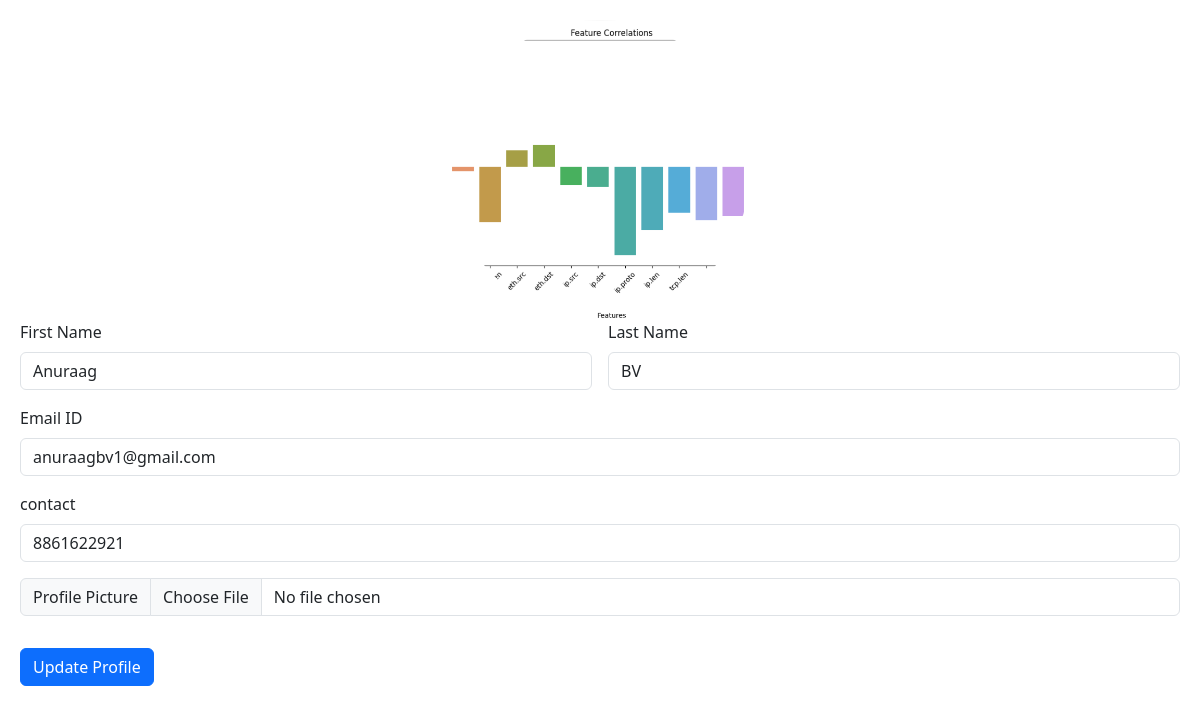
Page /organiser_main/1/profile/ on the committed database.
### User/models.py (models this page shows, shortened)
class Organiser(models.Model):
    first_name = models.CharField(max_length=100)
    last_name = models.CharField(max_length=100)
    email_id = models.EmailField(unique=True)
    password = models.CharField(max_length=100)
    contact = models.IntegerField(validators=[MaxValueValidator(9999999999)],default=0)
    profile_picture = models.ImageField(upload_to='profile_pictures_organiser/', null=True, blank=True)
    date_of_join = models.DateField(auto_now_add=True)

### Organiser_Main/views.py (the view, shortened to what this page needs)
# urls.py: path('organiser_main/<int:organizer>/profile/', organiser_profile, name='organiser_profile'),
def organiser_profile(request, organizer):
    organizer = Organiser.objects.get(id=organizer)
    return render(request, 'org_profile.html', {'organizer': organizer})

### Organiser_Main/templates/org_profile.html (shortened to what this page needs)
<!DOCTYPE html>
<html lang="en">
<head>
    <link href="https://cdn.jsdelivr.net/npm/bootstrap@5.3.0/dist/css/bootstrap.min.css" rel="stylesheet">
</head>
<body>
    <div id="profile">
    <div id="profile-img">
        <img src="{{ organizer.profile_picture.url }}">
    </div>
    <form class="row g-3" action="/organiser_main/{{ organizer.id }}/profile/" method="POST" enctype="multipart/form-data">
        <div class="col-md-6">
          <label for="first_name" class="form-label">First Name</label>
          <input type="text" class="form-control" id="first_name" name="first_name" value="{{ organizer.first_name }}">
        </div>
        <div class="col-md-6">
          <label for="last_name" class="form-label">Last Name</label>
          <input type="text" class="form-control" id="last_name" name="last_name" value="{{ organizer.last_name }}">
        </div>
        <div class="col-12">
          <label for="email" class="form-label">Email ID</label>
          <input type="email" class="form-control" id="email" name="email" value="{{ organizer.email_id }}">
        </div>
        <div class="col-12">
          <label for="contact" class="form-label">contact</label>
          <input type="number" class="form-control" id="contact" name="contact" value="{{ organizer.contact }}">
        </div>
        <div class="input-group mb-3">
            <label class="input-group-text" for="profile_pic">Profile Picture</label>
            <input type="file" class="form-control" id="profile_pic"  name="profile_pic" value="{{ organizer.profile_picture.url}}">
          </div>
        <div class="col-12">
          <button type="submit" class="btn btn-primary">Update Profile</button>
        </div>
      </form>
    </div>
</body>
</html>

### Organiser_Main/templates/org_profile.html (style rules this page uses)
#profile { display: flex; flex-direction: column; align-items: center; padding: 20px; }
#profile-img { width: 300px; height: 300px; border-radius: 50%; overflow: hidden; }
#profile-img img { width: 100%; height: 100%; object-fit: cover; }

### rows in the picture
Organiser: profile_picture (picture), first_name "Anuraag", last_name "BV", email "anuraagbv1@gmail.com", contact "8861622921"
